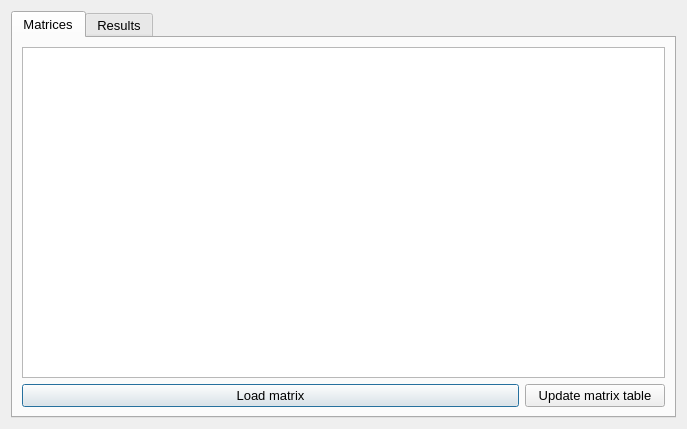
<?xml version="1.0" encoding="UTF-8"?>
<ui version="4.0">
 <class>data_viewer</class>
 <widget class="QDialog" name="data_viewer">
  <property name="windowModality">
   <enum>Qt::NonModal</enum>
  </property>
  <property name="geometry">
   <rect>
    <x>0</x>
    <y>0</y>
    <width>687</width>
    <height>429</height>
   </rect>
  </property>
  <property name="maximumSize">
   <size>
    <width>5000</width>
    <height>4000</height>
   </size>
  </property>
  <property name="font">
   <font>
    <pointsize>9</pointsize>
   </font>
  </property>
  <property name="windowTitle">
   <string>Project data</string>
  </property>
  <property name="windowIcon">
   <iconset>
    <normaloff>../icon.png</normaloff>../icon.png</iconset>
  </property>
  <property name="modal">
   <bool>false</bool>
  </property>
  <layout class="QGridLayout" name="gridLayout">
   <item row="0" column="0">
    <widget class="QTabWidget" name="tabs">
     <property name="font">
      <font>
       <pointsize>10</pointsize>
      </font>
     </property>
     <property name="currentIndex">
      <number>0</number>
     </property>
     <widget class="QWidget" name="tab_mat">
      <attribute name="title">
       <string>Matrices</string>
      </attribute>
      <layout class="QGridLayout" name="gridLayout_2">
       <item row="1" column="1">
        <widget class="QPushButton" name="but_load_matrix">
         <property name="toolTip">
          <string>Displays matrix</string>
         </property>
         <property name="text">
          <string>Load matrix</string>
         </property>
        </widget>
       </item>
       <item row="1" column="2">
        <widget class="QPushButton" name="but_update_matrices">
         <property name="maximumSize">
          <size>
           <width>140</width>
           <height>16777215</height>
          </size>
         </property>
         <property name="toolTip">
          <string>Permanently updates the project table</string>
         </property>
         <property name="text">
          <string>Update matrix table</string>
         </property>
        </widget>
       </item>
       <item row="0" column="1" colspan="2">
        <widget class="QTableView" name="list_matrices"/>
       </item>
      </layout>
     </widget>
     <widget class="QWidget" name="tab_res">
      <attribute name="title">
       <string>Results</string>
      </attribute>
      <layout class="QGridLayout" name="gridLayout_4">
       <item row="0" column="0" colspan="3">
        <widget class="QTableView" name="list_results">
         <property name="toolTip">
          <string/>
         </property>
        </widget>
       </item>
       <item row="1" column="0" colspan="3">
        <widget class="QPushButton" name="but_load_Results">
         <property name="toolTip">
          <string>It may take up to one minute to process for the first time a table is loaded from this database</string>
         </property>
         <property name="text">
          <string>Load Result table as data layer</string>
         </property>
        </widget>
       </item>
      </layout>
     </widget>
    </widget>
   </item>
  </layout>
 </widget>
 <resources/>
 <connections/>
</ui>
